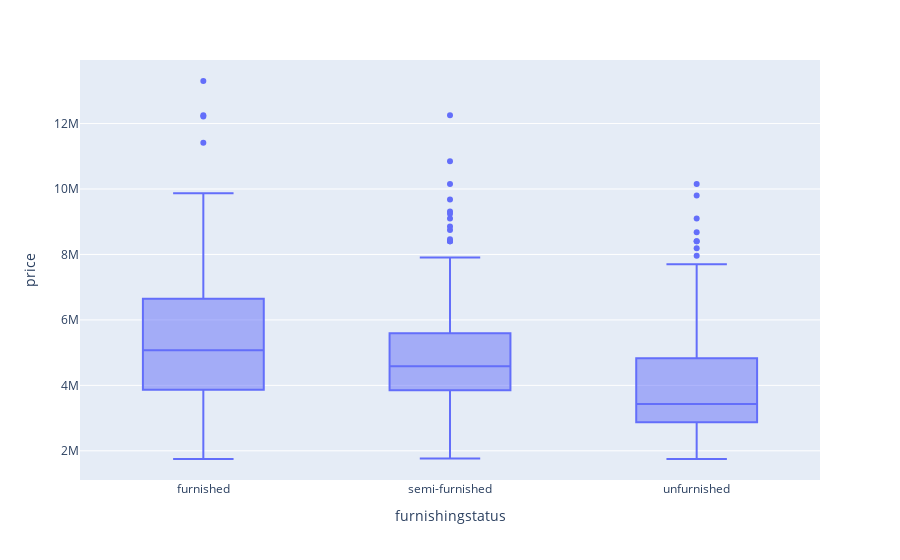

Notebook source saved alongside this figure:
### Code cell
px.box(df,x='furnishingstatus', y='price')

### Figure 1 — Plotly figure (JSON) as saved in the notebook; plotly's stock layout.template omitted (floating-point values rounded to 4 significant figures; data arrays with more than 128 entries replaced by an {"elided": "..."} marker saying what was removed)
{"data": [{"alignmentgroup": "True", "hovertemplate": "furnishingstatus=%{x}<br>price=%{y}<extra></extra>", "legendgroup": "", "marker": {"color": "#636efa"}, "name": "", "notched": false, "offsetgroup": "", "orientation": "v", "showlegend": false, "type": "box", "x": {"elided": "545 str values"}, "x0": " ", "xaxis": "x", "y": {"elided": "545 int values"}, "y0": " ", "yaxis": "y"}], "layout": {"boxmode": "group", "legend": {"tracegroupgap": 0}, "margin": {"t": 60}, "xaxis": {"anchor": "y", "domain": [0, 1], "title": {"text": "furnishingstatus"}}, "yaxis": {"anchor": "x", "domain": [0, 1], "title": {"text": "price"}}}}
